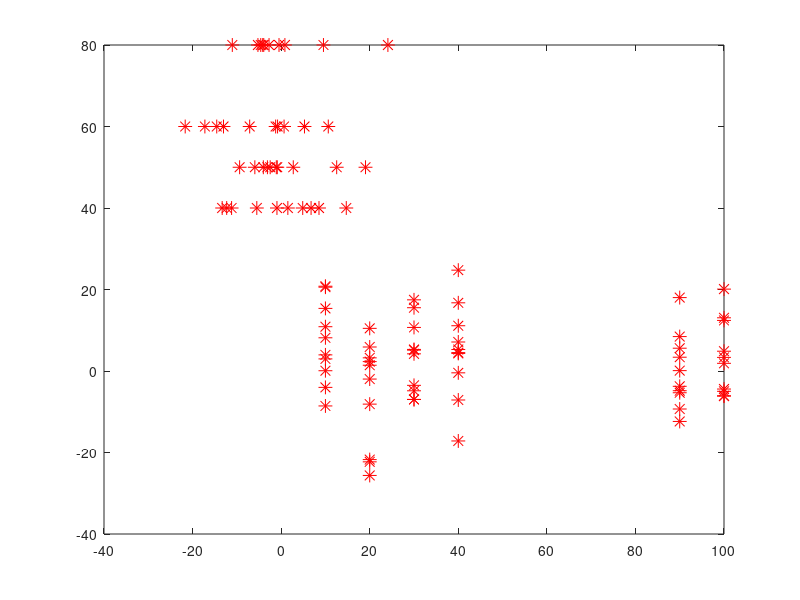

Reproduce this figure in MATLAB. (Note: this script raises an error after producing the figure.)
clear all;
close all
clc;

%% create 2D environment
NumOfLines = 10;
NumOfPoint = 10;

% 1. create lines and points
% coef = rand(3,NumOfLines);
% x = randi([1 100],NumOfPoint,NumOfLines);
% y = zeros(size(x));
% for i = 1:NumOfLines
%     y(:,i) = (-coef(3,i) - coef(1,i)*x(:,i))/coef(2,i);
% end
x_num = randi(NumOfLines,1,1); y_num = NumOfLines - x_num;
x = zeros(NumOfLines*NumOfPoint,1);
y = zeros(NumOfLines*NumOfPoint,1);
x(1:x_num*NumOfPoint) = reshape(repmat(10*randperm(10,x_num),NumOfPoint,1),x_num*NumOfPoint,1);
for i = 1:x_num
    y(NumOfPoint*(i-1)+1:NumOfPoint*i) = 10*randn(NumOfPoint,1);
end
y(x_num*NumOfPoint+1:end) = reshape(repmat(10*randperm(10,y_num),NumOfPoint,1),y_num*NumOfPoint,1);
for i = 1:y_num
    x(x_num*NumOfPoint+NumOfPoint*(i-1)+1:x_num*NumOfPoint+NumOfPoint*i) = 10*randn(NumOfPoint,1);
end


plot(x,y,'r*','MarkerSize',10);hold on


% 2. translate points into polar coordinate
d = (x.^2 + y.^2).^0.5;
theta = atan2(y,x);
% d_true = abs(coef(3,:))./(coef(1,:).^2 + coef(2,:).^2).^0.5;
% theta_true = atan2(coef(2,:),coef(1,:));


% 3. add noise 
sigma_d = 1; sigma_t = 0.1;
d_est = reshape(d + rand()*sigma_d^2,[size(d,1)*size(d,2),1]);
theta_est = reshape(theta + rand()*sigma_t^2,[size(d,1)*size(d,2),1]);

% dist = (coef'*[d_est.*cos(theta_est) d_est.*sin(theta_est) ones(length(d_est),1)]')./((coef(1,:).^2 + coef(2,:).^2).^0.5 .* coef(3,:))';
%% line extraction
maxIter = 1000;
min_num = 6;
thresh = 0.01;
min_rest = 6;
theta_thresh = 3;
seg_dist_thresh = 10;
% 1. RANSAC
[line_RANSAC,endpoints] = LineExtraction_RANSAC(d_est,theta_est,thresh,min_num,maxIter,min_rest,theta_thresh,seg_dist_thresh);

% 2. Incremental Algorithm
% L = 2;
% thresh = 0.1;
% line_Incremental = LineExtraction_Incremental(d_est,theta_est,L,thresh,min_num,maxIter,min_rest);

% check results
% abs(coef'*[d_H*cos(theta_H);d_H*sin(theta_H);1])
% abs(coef(2)/coef(1) - tan(theta_H))


%% display
x_est = d_est.*cos(theta_est);
y_est = d_est.*sin(theta_est);
% plot(x,y,'b-');hold on
plot(x_est,y_est,'go','MarkerSize',10);hold on 
x_draw = x(:,1);

% Since all the lines are either horizontal or vertical in this simulation, we temporarily
% draw them in this way. In practice, we need to draw them in standered
% way.
for i = 1:size(line_RANSAC,1)
%     y_draw = (line(i,1) - x_draw *cos(line(i,2)))/sin(line(i,2));
    if abs(line_RANSAC(i,1)) < 1e-2
        x_draw = endpoints(3,i)*cos(endpoints(4,i)):1:endpoints(1,i)*cos(endpoints(2,i));
        y_draw = repmat(line_RANSAC(i,3)/line_RANSAC(i,2),1,length(x_draw));
    elseif abs(line_RANSAC(i,2)) < 1e-2
        y_draw = endpoints(1,i)*sin(endpoints(2,i)):1:endpoints(3,i)*sin(endpoints(4,i));
        x_draw = repmat(line_RANSAC(i,3)/line_RANSAC(i,1),1,length(y_draw));
    end
    plot(x_draw,y_draw,'r-');hold on
end


% for i = 1:size(line_Incremental,1)
% %     y_draw = (line(i,1) - x_draw *cos(line(i,2)))/sin(line(i,2));
%     if abs(line_Incremental(i,1)) < 1e-3
%         x_draw = -10:1:10;
%         y_draw = repmat(-1 /line_Incremental(i,2),1,length(x_draw));
%     elseif abs(line_Incremental(i,2)) < 1e-3
%         y_draw = -10:1:10;
%         x_draw = repmat(-1 /line_Incremental(i,1),1,length(y_draw));
%     end
%     plot(x_draw,y_draw,'r-');hold on
% end


